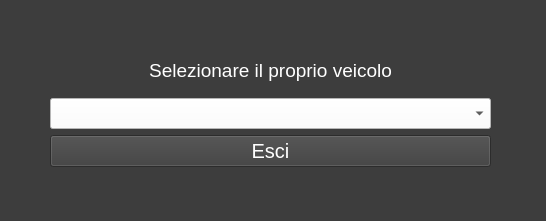
<?xml version="1.0" encoding="UTF-8"?>
<ui version="4.0">
 <class>Ingresso</class>
 <widget class="QWidget" name="Ingresso">
  <property name="geometry">
   <rect>
    <x>0</x>
    <y>0</y>
    <width>546</width>
    <height>221</height>
   </rect>
  </property>
  <property name="windowTitle">
   <string>Form</string>
  </property>
  <property name="styleSheet">
   <string notr="true">background-color: rgb(61, 61, 61);</string>
  </property>
  <widget class="QWidget" name="layoutWidget_2">
   <property name="geometry">
    <rect>
     <x>50</x>
     <y>50</y>
     <width>441</width>
     <height>117</height>
    </rect>
   </property>
   <layout class="QVBoxLayout" name="verticalLayout_2">
    <item>
     <layout class="QVBoxLayout" name="verticalLayout">
      <item>
       <widget class="QLabel" name="label">
        <property name="font">
         <font>
          <pointsize>14</pointsize>
         </font>
        </property>
        <property name="text">
         <string>&lt;html&gt;&lt;head/&gt;&lt;body&gt;&lt;p align=&quot;center&quot;&gt;&lt;span style=&quot; color:#ffffff;&quot;&gt;Selezionare il proprio veicolo&lt;/span&gt;&lt;/p&gt;&lt;/body&gt;&lt;/html&gt;</string>
        </property>
       </widget>
      </item>
      <item>
       <widget class="QComboBox" name="comboBox">
        <property name="font">
         <font>
          <pointsize>14</pointsize>
         </font>
        </property>
        <property name="styleSheet">
         <string notr="true">background-color: rgb(255, 255, 255);
color: rgb(0, 0, 0);</string>
        </property>
       </widget>
      </item>
     </layout>
    </item>
    <item>
     <widget class="QPushButton" name="esci_button">
      <property name="font">
       <font>
        <pointsize>15</pointsize>
       </font>
      </property>
      <property name="styleSheet">
       <string notr="true">color: white;</string>
      </property>
      <property name="text">
       <string>Esci</string>
      </property>
     </widget>
    </item>
   </layout>
  </widget>
 </widget>
 <resources/>
 <connections/>
</ui>
